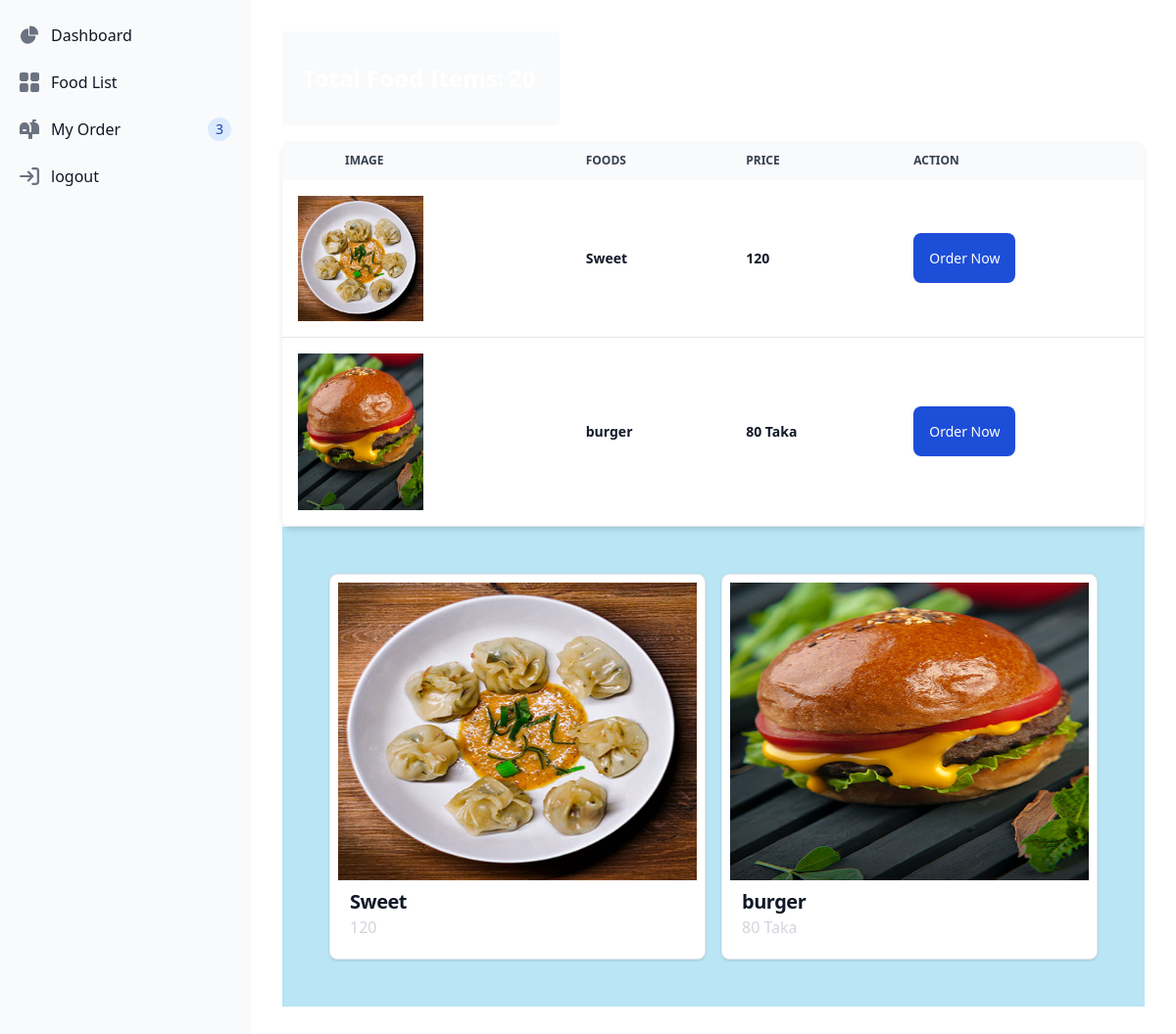
The page /User/user.php on the database its author committed.
### tables this page shows
CREATE TABLE `foods` (
  `id` int(11) NOT NULL,
  `foodName` varchar(256) NOT NULL,
  `photo` varchar(256) NOT NULL,
  `tk` varchar(256) NOT NULL
);

### User/user.php (the view, shortened to what this page needs)
<!DOCTYPE html>
<html lang="en">
<head>
    <script src="https://cdn.tailwindcss.com"></script>
    <link rel="stylesheet" href="https://cdnjs.cloudflare.com/ajax/libs/flowbite/2.3.0/flowbite.css" />
    <link rel="stylesheet" href="../Style/style.css">
</head>
<body>
<?php require_once("aside.php");?>
<div class="p-4 sm:ml-64">
   <div class="p-4  rounded-lg dark:border-gray-700">
      <div class="grid grid-cols-3 gap-4 mb-4">
         <div class="flex items-center justify-center h-24 rounded bg-gray-50 dark:bg-gray-800">
            <div class="food flex items-center justify-around">
                <h1 class="text-2xl font-extrabold text-white">Total Food Items: </h1>
                <h1 class="text-2xl m-1 font-extrabold text-white"> 20</h1>
            </div>
         </div>
      </div>
<div class="food-list">
                            <div class="relative overflow-x-auto shadow-md sm:rounded-lg">
                                <table class="w-full text-sm text-left rtl:text-right text-gray-500 dark:text-gray-400">
                                    <thead class="text-xs text-gray-700 uppercase bg-gray-50 dark:bg-gray-700 dark:text-gray-400">
                                        <tr>
                                            <th scope="col" class="px-16 py-3">
                                                Image
                                            </th>
                                            <th scope="col" class="px-6 py-3">
                                                Foods
                                            </th>
                                            <th scope="col" class="px-6 py-3">
                                                Price
                                            </th>
                                            <th scope="col" class="px-6 py-3">
                                                Action
                                            </th>
                                        </tr>
                                    </thead>
                                    <tbody>
<?php
 require("../config/configer.php");
 $readData = "SELECT * FROM `foods`";
 $query=mysqli_query($connect,$readData);
 while($data = mysqli_fetch_assoc($query)){
     $foodId=$data['id'];
     $foodName=$data['foodName'];
     $photo=$data['photo'];
     $tk=$data['tk'];
 ?>
                                        <tr class="bg-white border-b dark:bg-gray-800 dark:border-gray-700 hover:bg-gray-50 dark:hover:bg-gray-600">
                                            <td class="p-4">
                                                <img src="../image/<?php echo $photo?>" class="w-16 md:w-32 max-w-full max-h-full" alt="Apple Watch">
                                            </td>
                                            <td class="px-6 py-4 font-semibold text-gray-900 dark:text-white">
                                                <?php echo $foodName ?>
                                            </td>
                                            <td class="px-6 py-4 font-semibold text-gray-900 dark:text-white">
                                               <?php echo $tk; ?>
                                            </td>
                                            <td class="px-6 py-4">
                                                <a href="myorder.php?user_id=<?php echo $s_id ?>&foodId=<?php echo $foodId; ?>" class="font-medium bg-blue-700 p-4 rounded-lg text-white dark:text-white hover:underline">Order Now</a>
                                            </td>
                                        </tr>
<?php
 }
 ?>
                                    </tbody>
                                </table>
                            </div>
             </div>
       <?php require_once("foods.php") ?>
   </div>
</div>
</body>
</html>

### User/foods.php (shortened to what this page needs)
<div class="container bg-[#BAE5F4] p-10 mx-auto px-4  foodItems flex justify-center items-center">
    <?php
    require("../config/configer.php");
    $readData = "SELECT * FROM `foods`";
    $query=mysqli_query($connect,$readData);
    while($data = mysqli_fetch_assoc($query)){
        $foodName=$data['foodName'];
        $photo=$data['photo'];
        $tk=$data['tk'];
    ?>
         <div class=" m-2 w-full max-w-sm bg-white border border-gray-200 rounded-lg shadow dark:bg-gray-800 dark:border-gray-700">
                <a href="#">
                    <img class="p-2 h-80 w-full rounded-t-lg" src="../image/<?php echo $photo; ?>" alt="product image" />
                </a>
                <div class="px-5 pb-5">
                 <a href="#">
                        <h5 class="text-xl font-semibold tracking-tight text-gray-900 dark:text-white"><?php echo $foodName; ?></h5>
                    <div class="flex items-center justify-between">
                        <span class="text-normal  text-gray-300 dark:text-gray-300"><?php echo $tk; ?></span>
                    </div>
                 </a>
            </div>
    </div>
   <?php
    }
   ?>
</div>

### rows shown on the page
foods: photo (picture), foodName "Sweet", tk "120"
foods: photo (picture), foodName "burger", tk "80 Taka"
